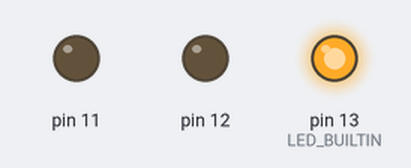
Simulated run of this sketch. Board: Arduino Uno, built with avr-gcc and run on an emulated ATmega328P. Shown: output pins drawn as LEDs (lit = HIGH).

Above: at 0.5 s.
At 4.0 s:
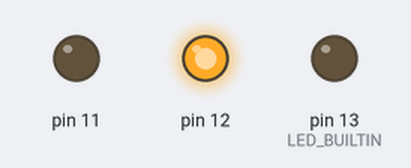
At 9.5 s:
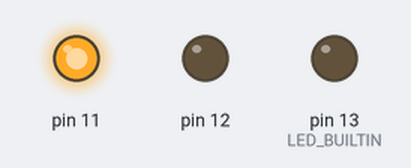
At 13.0 s:
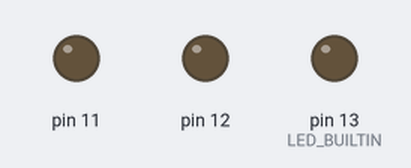
Timing chart, 0 to 14.3 s (numbered marks = the images above):
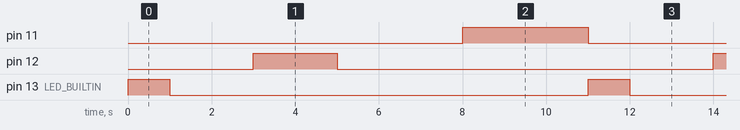

Measured:
- by itself, pin 11: alternates HIGH for 3.0 s and LOW for 8.0 s
- by itself, pin 12: alternates HIGH for 2.0 s and LOW for 9.0 s
- by itself, pin 13 (LED_BUILTIN): alternates HIGH for 1.0 s and LOW for 10.0 s

The sketch:

traffic_light.ino
```cpp
int trafficlight = 0;
void setup() {
  // put your setup code here, to run once:
  pinMode(LED_BUILTIN, OUTPUT);
  pinMode(12, OUTPUT);
  pinMode(11, OUTPUT);
}

void loop() {
  // put your main code here, to run repeatedly:
  trafficlight = 1000;
  digitalWrite(LED_BUILTIN, HIGH);
  delay(trafficlight); // Wait for trafficlight millisecond(s)
  digitalWrite(LED_BUILTIN, LOW);
  trafficlight = 2000;
  delay(trafficlight); // Wait for trafficlight millisecond(s)
  digitalWrite(12, HIGH);
  delay(trafficlight); // Wait for trafficlight millisecond(s)
  digitalWrite(12, LOW);
  trafficlight = 3000;
  delay(trafficlight); // Wait for trafficlight millisecond(s)
  digitalWrite(11, HIGH);
  delay(trafficlight); // Wait for trafficlight millisecond(s)
  digitalWrite(11, LOW);

}
```
